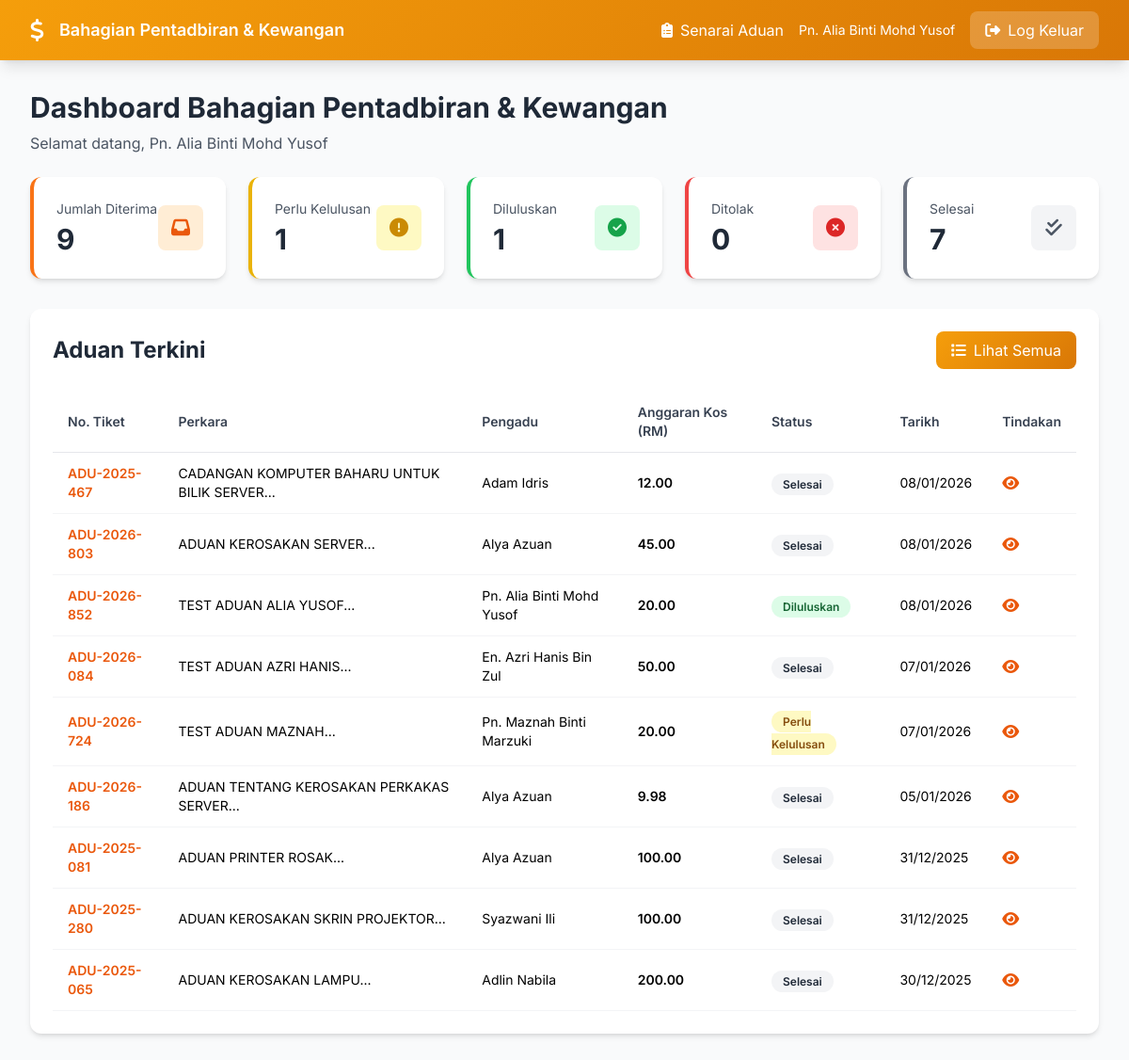
The page /admin/bahagian-pentadbiran-kewangan/index.php (signed in) on the database its author committed.
### tables this page shows
CREATE TABLE `complaints` (
  `id` int NOT NULL,
  `ticket_number` varchar(50) NOT NULL,
  `jenis` enum('aduan','cadangan') NOT NULL,
  `perkara` varchar(500) NOT NULL,
  `keterangan` text NOT NULL,
  `user_id` int DEFAULT NULL,
  `nama_pengadu` varchar(255) NOT NULL,
  `alamat` text,
  `no_telefon` varchar(50) DEFAULT NULL,
  `poskod` varchar(10) DEFAULT NULL,
  `jawatan` varchar(255) DEFAULT NULL,
  `bahagian` varchar(255) DEFAULT NULL,
  `tingkat` varchar(50) DEFAULT NULL,
  `email` varchar(255) NOT NULL,
  `no_sambungan` varchar(50) DEFAULT NULL,
  `jenis_aset` varchar(100) DEFAULT NULL,
  `no_pendaftaran_aset` varchar(100) DEFAULT NULL,
  `pengguna_akhir` varchar(255) DEFAULT NULL,
  `tarikh_kerosakan` date DEFAULT NULL,
  `perihal_kerosakan` varchar(255) DEFAULT NULL,
  `perihal_kerosakan_value` varchar(100) DEFAULT NULL,
  `officer_id` int DEFAULT NULL,
  `pegawai_penerima` varchar(255) DEFAULT NULL,
  `status` enum('pending','dalam_pemeriksaan','sedang_dibaiki','selesai','dibatalkan') DEFAULT 'pending',
  `workflow_status` enum('baru','disahkan_unit_aduan','dimajukan_unit_aset','dalam_semakan_unit_aset','dimajukan_pegawai_pelulus','diluluskan','ditolak','dimajukan_unit_it','selesai') DEFAULT 'baru',
  `unit_aduan_verified_by` int DEFAULT NULL,
  `priority` enum('rendah','sederhana','tinggi','kritikal') DEFAULT 'sederhana',
  `progress` int DEFAULT '0',
  `rating` enum('cemerlang','baik','memuaskan','tidak_memuaskan') DEFAULT NULL,
  `feedback_comment` text,
  `created_at` timestamp NOT NULL DEFAULT CURRENT_TIMESTAMP,
  `updated_at` timestamp NOT NULL DEFAULT CURRENT_TIMESTAMP ON UPDATE CURRENT_TIMESTAMP,
  `completed_at` timestamp NULL DEFAULT NULL,
  `unit_aduan_verified_at` datetime DEFAULT NULL,
  `dimajukan_ke` int DEFAULT NULL COMMENT 'Unit Aset Officer ID',
  `tindakan_susulan` text,
  `tindakan_kesimpulan` text,
  `unit_aset_officer_id` int DEFAULT NULL,
  `unit_aset_reviewed_at` datetime DEFAULT NULL,
  `pegawai_pelulus_id` int DEFAULT NULL,
  `pegawai_pelulus_reviewed_at` datetime DEFAULT NULL,
  `pegawai_pelulus_status` enum('diluluskan','ditolak','pending') DEFAULT 'pending',
  `unit_aset_processed_by` int DEFAULT NULL COMMENT 'User ID who processed in Unit Aset',
  `unit_aset_processed_at` datetime DEFAULT NULL COMMENT 'When Unit Aset processed',
  `approval_officer_id` int DEFAULT NULL COMMENT 'Approval officer for this complaint',
  `unit_it_officer_id` int DEFAULT NULL COMMENT 'Unit IT officer assigned to execute the work',
  `unit_it_assigned_at` datetime DEFAULT NULL COMMENT 'When Unit IT was assigned',
  `unit_it_completed_by` int DEFAULT NULL COMMENT 'User ID who completed in Unit IT',
  `unit_it_completed_at` datetime DEFAULT NULL COMMENT 'When Unit IT completed the work'
);

CREATE TABLE `borang_kerosakan_aset` (
  `id` int NOT NULL,
  `complaint_id` int NOT NULL,
  `jenis_aset` varchar(100) DEFAULT NULL,
  `no_siri_pendaftaran_aset` varchar(100) DEFAULT NULL,
  `pengguna_terakhir` varchar(255) DEFAULT NULL,
  `tarikh_kerosakan` date DEFAULT NULL,
  `perihal_kerosakan` varchar(255) DEFAULT NULL,
  `nama_jawatan_pengadu` varchar(255) DEFAULT NULL,
  `tarikh_pengadu` date DEFAULT NULL,
  `jumlah_kos_penyelenggaraan_terdahulu` decimal(10,2) DEFAULT '0.00',
  `anggaran_kos_penyelenggaraan` decimal(10,2) DEFAULT '0.00',
  `nama_jawatan_pegawai_aset` varchar(255) DEFAULT NULL,
  `tarikh_pegawai_aset` date DEFAULT NULL,
  `syor_ulasan` text,
  `keputusan_status` enum('diluluskan','ditolak','pending') DEFAULT 'pending',
  `keputusan_ulasan` text,
  `keputusan_nama` varchar(255) DEFAULT NULL,
  `keputusan_jawatan` varchar(255) DEFAULT NULL,
  `keputusan_tarikh` date DEFAULT NULL,
  `tandatangan_dijana_komputer` tinyint(1) DEFAULT '1',
  `created_at` timestamp NULL DEFAULT CURRENT_TIMESTAMP,
  `updated_at` timestamp NULL DEFAULT CURRENT_TIMESTAMP ON UPDATE CURRENT_TIMESTAMP
);

### config/config.php (called while the page is built, shortened)
<?php
function isLoggedIn() {
    return isset($_SESSION['user_id']) && !empty($_SESSION['user_id']);
}
function getUser() {
    return [
        'id' => $_SESSION['user_id'] ?? null,
        'nama' => $_SESSION['nama'] ?? null,
        'email' => $_SESSION['email'] ?? null,
        'role' => $_SESSION['role'] ?? 'user',
        'active_role' => $_SESSION['active_role'] ?? $_SESSION['role'] ?? 'user'
    ];
}

### admin/bahagian-pentadbiran-kewangan/index.php (the view, shortened to what this page needs)
<?php
require_once __DIR__ . '/../../config/config.php';
$db = getDB();
$stmt = $db->query("
    SELECT COUNT(*) as total FROM complaints
    WHERE workflow_status IN ('dimajukan_pegawai_pelulus', 'diluluskan', 'ditolak', 'selesai')
");
$total_received = $stmt->fetch()['total'];
$stmt = $db->query("SELECT COUNT(*) as total FROM complaints WHERE workflow_status = 'dimajukan_pegawai_pelulus'");
$perlu_kelulusan = $stmt->fetch()['total'];
$stmt = $db->query("SELECT COUNT(*) as total FROM complaints WHERE workflow_status = 'diluluskan'");
$diluluskan = $stmt->fetch()['total'];
$stmt = $db->query("SELECT COUNT(*) as total FROM complaints WHERE workflow_status = 'ditolak'");
$ditolak = $stmt->fetch()['total'];
$stmt = $db->query("SELECT COUNT(*) as total FROM complaints WHERE workflow_status = 'selesai'");
$selesai = $stmt->fetch()['total'];
$stmt = $db->query("
    SELECT c.*,
           u_unit_aset.nama_penuh as unit_aset_officer_name,
           bka.anggaran_kos_penyelenggaraan,
           bka.keputusan_status
    FROM complaints c
    LEFT JOIN users u_unit_aset ON c.unit_aset_processed_by = u_unit_aset.id
    LEFT JOIN borang_kerosakan_aset bka ON c.id = bka.complaint_id
    WHERE c.workflow_status IN ('dimajukan_pegawai_pelulus', 'diluluskan', 'ditolak', 'selesai')
    ORDER BY c.updated_at DESC
    LIMIT 10
");
$recent_complaints = $stmt->fetchAll();
$user = getUser();
?>
<!DOCTYPE html>
<html lang="ms">
<head>
    <script src="https://cdn.tailwindcss.com"></script>
    <link href="https://cdnjs.cloudflare.com/ajax/libs/font-awesome/6.4.0/css/all.min.css" rel="stylesheet">
</head>
<body class="bg-gray-50">
    <nav class="gradient-bg text-white shadow-lg">
        <div class="max-w-7xl mx-auto px-4 sm:px-6 lg:px-8">
            <div class="flex justify-between items-center h-16">
                <div class="flex items-center space-x-4">
                    <i class="fas fa-dollar-sign text-2xl"></i>
                    <span class="font-semibold text-lg">Bahagian Pentadbiran & Kewangan</span>
                </div>
                <div class="flex items-center space-x-4">
                    <a href="complaints.php" class="hover:opacity-80">
                        <i class="fas fa-clipboard-list mr-2"></i>Senarai Aduan
                    </a>
                    <span class="text-sm"><?php echo htmlspecialchars($user['nama']); ?></span>
                    <a href="../../api/logout.php" class="px-4 py-2 bg-white bg-opacity-20 rounded-lg hover:bg-opacity-30 transition">
                        <i class="fas fa-sign-out-alt mr-2"></i>Log Keluar
                    </a>
                </div>
            </div>
        </div>
    </nav>
    <div class="max-w-7xl mx-auto px-4 sm:px-6 lg:px-8 py-8">
        <div class="mb-6">
            <h1 class="text-3xl font-bold text-gray-800">Dashboard Bahagian Pentadbiran & Kewangan</h1>
            <p class="text-gray-600 mt-2">Selamat datang, <?php echo htmlspecialchars($user['nama']); ?></p>
        </div>
        <div class="grid grid-cols-1 md:grid-cols-2 lg:grid-cols-5 gap-6 mb-8">
            <div class="bg-white rounded-xl shadow-md p-6 border-l-4 border-orange-500">
                <div class="flex items-center justify-between">
                    <div>
                        <p class="text-sm text-gray-600 mb-1">Jumlah Diterima</p>
                        <p class="text-3xl font-bold text-gray-800"><?php echo $total_received; ?></p>
                    </div>
                    <div class="w-12 h-12 bg-orange-100 rounded-lg flex items-center justify-center">
                        <i class="fas fa-inbox text-orange-600 text-xl"></i>
                    </div>
                </div>
            </div>
            <div class="bg-white rounded-xl shadow-md p-6 border-l-4 border-yellow-500">
                <div class="flex items-center justify-between">
                    <div>
                        <p class="text-sm text-gray-600 mb-1">Perlu Kelulusan</p>
                        <p class="text-3xl font-bold text-gray-800"><?php echo $perlu_kelulusan; ?></p>
                    </div>
                    <div class="w-12 h-12 bg-yellow-100 rounded-lg flex items-center justify-center">
                        <i class="fas fa-exclamation-circle text-yellow-600 text-xl"></i>
                    </div>
                </div>
            </div>
            <div class="bg-white rounded-xl shadow-md p-6 border-l-4 border-green-500">
                <div class="flex items-center justify-between">
                    <div>
                        <p class="text-sm text-gray-600 mb-1">Diluluskan</p>
                        <p class="text-3xl font-bold text-gray-800"><?php echo $diluluskan; ?></p>
                    </div>
                    <div class="w-12 h-12 bg-green-100 rounded-lg flex items-center justify-center">
                        <i class="fas fa-check-circle text-green-600 text-xl"></i>
                    </div>
                </div>
            </div>
            <div class="bg-white rounded-xl shadow-md p-6 border-l-4 border-red-500">
                <div class="flex items-center justify-between">
                    <div>
                        <p class="text-sm text-gray-600 mb-1">Ditolak</p>
                        <p class="text-3xl font-bold text-gray-800"><?php echo $ditolak; ?></p>
                    </div>
                    <div class="w-12 h-12 bg-red-100 rounded-lg flex items-center justify-center">
                        <i class="fas fa-times-circle text-red-600 text-xl"></i>
                    </div>
                </div>
            </div>
            <div class="bg-white rounded-xl shadow-md p-6 border-l-4 border-gray-500">
                <div class="flex items-center justify-between">
                    <div>
                        <p class="text-sm text-gray-600 mb-1">Selesai</p>
                        <p class="text-3xl font-bold text-gray-800"><?php echo $selesai; ?></p>
                    </div>
                    <div class="w-12 h-12 bg-gray-100 rounded-lg flex items-center justify-center">
                        <i class="fas fa-check-double text-gray-600 text-xl"></i>
                    </div>
                </div>
            </div>
        </div>
        <div class="bg-white rounded-xl shadow-md p-6">
            <div class="flex justify-between items-center mb-6">
                <h2 class="text-2xl font-bold text-gray-800">Aduan Terkini</h2>
                <a href="complaints.php" class="px-4 py-2 gradient-bg text-white rounded-lg hover:opacity-90 transition">
                    <i class="fas fa-list mr-2"></i>Lihat Semua
                </a>
            </div>
            <div class="overflow-x-auto">
                <table class="w-full">
                    <thead>
                        <tr class="border-b border-gray-200">
                            <th class="text-left py-3 px-4 text-sm font-semibold text-gray-700">No. Tiket</th>
                            <th class="text-left py-3 px-4 text-sm font-semibold text-gray-700">Perkara</th>
                            <th class="text-left py-3 px-4 text-sm font-semibold text-gray-700">Pengadu</th>
                            <th class="text-left py-3 px-4 text-sm font-semibold text-gray-700">Anggaran Kos (RM)</th>
                            <th class="text-left py-3 px-4 text-sm font-semibold text-gray-700">Status</th>
                            <th class="text-left py-3 px-4 text-sm font-semibold text-gray-700">Tarikh</th>
                            <th class="text-left py-3 px-4 text-sm font-semibold text-gray-700">Tindakan</th>
                        </tr>
                    </thead>
                    <tbody>
                        <?php if (empty($recent_complaints)): ?>
                        <tr>
                            <td colspan="7" class="text-center py-8 text-gray-500">
                                <i class="fas fa-inbox text-4xl mb-2"></i>
                                <p>Tiada aduan</p>
                            </td>
                        </tr>
                        <?php else: ?>
                        <?php foreach ($recent_complaints as $complaint): ?>
                        <tr class="border-b border-gray-100 hover:bg-gray-50">
                            <td class="py-3 px-4 text-sm font-semibold text-orange-600">
                                <?php echo htmlspecialchars($complaint['ticket_number']); ?>
                            </td>
                            <td class="py-3 px-4 text-sm">
                                <?php echo htmlspecialchars(substr($complaint['perkara'], 0, 50)); ?>...
                            </td>
                            <td class="py-3 px-4 text-sm">
                                <?php echo htmlspecialchars($complaint['nama_pengadu']); ?>
                            </td>
                            <td class="py-3 px-4 text-sm font-semibold">
                                <?php
                                if (!empty($complaint['anggaran_kos_penyelenggaraan'])) {
                                    echo number_format($complaint['anggaran_kos_penyelenggaraan'], 2);
                                } else {
                                    echo '-';
                                }
                                ?>
                            </td>
                            <td class="py-3 px-4">
                                <?php
                                $workflow_colors = [
                                    'dimajukan_pegawai_pelulus' => 'bg-yellow-100 text-yellow-800',
                                    'diluluskan' => 'bg-green-100 text-green-800',
                                    'ditolak' => 'bg-red-100 text-red-800',
                                    'selesai' => 'bg-gray-100 text-gray-800'
                                ];
                                $workflow_labels = [
                                    'dimajukan_pegawai_pelulus' => 'Perlu Kelulusan',
                                    'diluluskan' => 'Diluluskan',
                                    'ditolak' => 'Ditolak',
                                    'selesai' => 'Selesai'
                                ];
                                $color = $workflow_colors[$complaint['workflow_status']] ?? 'bg-gray-100 text-gray-800';
                                $label = $workflow_labels[$complaint['workflow_status']] ?? $complaint['workflow_status'];
                                ?>
                                <span class="px-3 py-1 rounded-full text-xs font-semibold <?php echo $color; ?>">
                                    <?php echo $label; ?>
                                </span>
                            </td>
                            <td class="py-3 px-4 text-sm"><?php echo date('d/m/Y', strtotime($complaint['updated_at'])); ?></td>
                            <td class="py-3 px-4">
                                <a href="view_complaint.php?id=<?php echo $complaint['id']; ?>"
                                   class="text-orange-600 hover:text-orange-800" title="Lihat & Luluskan">
                                    <i class="fas fa-eye"></i>
                                </a>
                            </td>
                        </tr>
                        <?php endforeach; ?>
                        <?php endif; ?>
                    </tbody>
                </table>
            </div>
        </div>
    </div>
</body>
</html>

### admin/bahagian-pentadbiran-kewangan/index.php (style rules this page uses)
* { font-family: 'Inter', sans-serif; }
.gradient-bg { background: linear-gradient(135deg, #f59e0b 0%, #d97706 100%); }

### rows shown on the page
complaints: nama_pengadu "Pn. Alia Binti Mohd Yusof", ticket_number "ADU-2026-852", perkara "TEST ADUAN ALIA YUSOF", borang_kerosakan_aset.anggaran_kos_penyelenggaraan "20.00", workflow_status "Diluluskan", updated_at "08/01/2026"
complaints: ticket_number "ADU-2025-467", perkara "CADANGAN KOMPUTER BAHARU UNTUK BILIK SERVER", nama_pengadu "Adam Idris", borang_kerosakan_aset.anggaran_kos_penyelenggaraan "12.00", workflow_status "Selesai", updated_at "08/01/2026"
complaints: ticket_number "ADU-2026-803", perkara "ADUAN KEROSAKAN SERVER", nama_pengadu "Alya Azuan", borang_kerosakan_aset.anggaran_kos_penyelenggaraan "45.00", workflow_status "Selesai", updated_at "08/01/2026"
complaints: ticket_number "ADU-2026-084", perkara "TEST ADUAN AZRI HANIS", nama_pengadu "En. Azri Hanis Bin Zul", borang_kerosakan_aset.anggaran_kos_penyelenggaraan "50.00", workflow_status "Selesai", updated_at "07/01/2026"
complaints: ticket_number "ADU-2026-724", perkara "TEST ADUAN MAZNAH", nama_pengadu "Pn. Maznah Binti Marzuki", borang_kerosakan_aset.anggaran_kos_penyelenggaraan "20.00", workflow_status "Perlu Kelulusan", updated_at "07/01/2026"
complaints: ticket_number "ADU-2026-186", perkara "ADUAN TENTANG KEROSAKAN PERKAKAS SERVER", nama_pengadu "Alya Azuan", borang_kerosakan_aset.anggaran_kos_penyelenggaraan "9.98", workflow_status "Selesai", updated_at "05/01/2026"
complaints: ticket_number "ADU-2025-081", perkara "ADUAN PRINTER ROSAK", nama_pengadu "Alya Azuan", borang_kerosakan_aset.anggaran_kos_penyelenggaraan "100.00", workflow_status "Selesai", updated_at "31/12/2025"
complaints: ticket_number "ADU-2025-280", perkara "ADUAN KEROSAKAN SKRIN PROJEKTOR", nama_pengadu "Syazwani Ili", borang_kerosakan_aset.anggaran_kos_penyelenggaraan "100.00", workflow_status "Selesai", updated_at "31/12/2025"
complaints: ticket_number "ADU-2025-065", perkara "ADUAN KEROSAKAN LAMPU", nama_pengadu "Adlin Nabila", borang_kerosakan_aset.anggaran_kos_penyelenggaraan "200.00", workflow_status "Selesai", updated_at "30/12/2025"

### other values the page prints
$total_received "9"
$perlu_kelulusan "1"
$diluluskan "1"
$ditolak "0"
$selesai "7"
